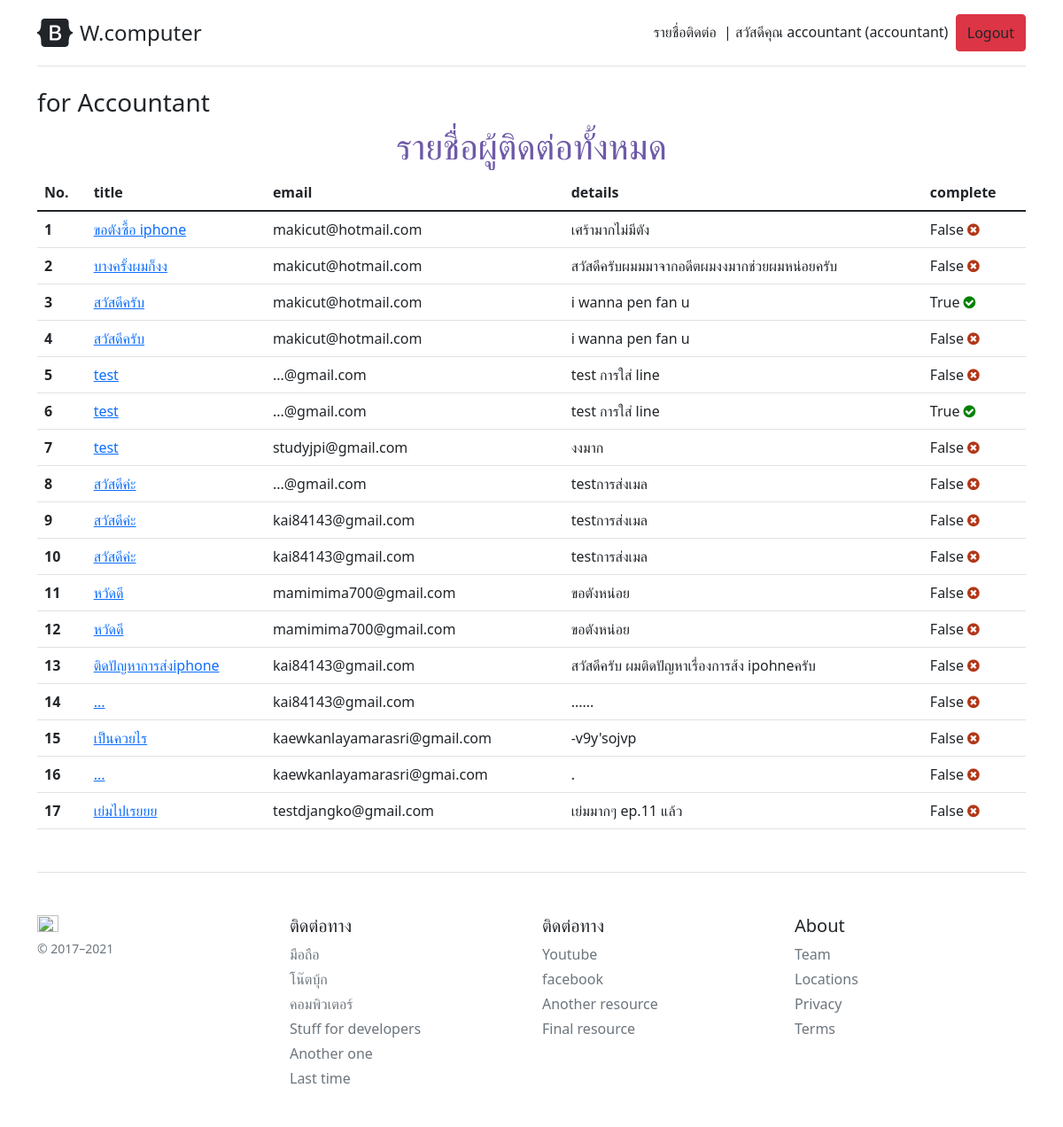
The app's page /accountant/ (signed in), older data.
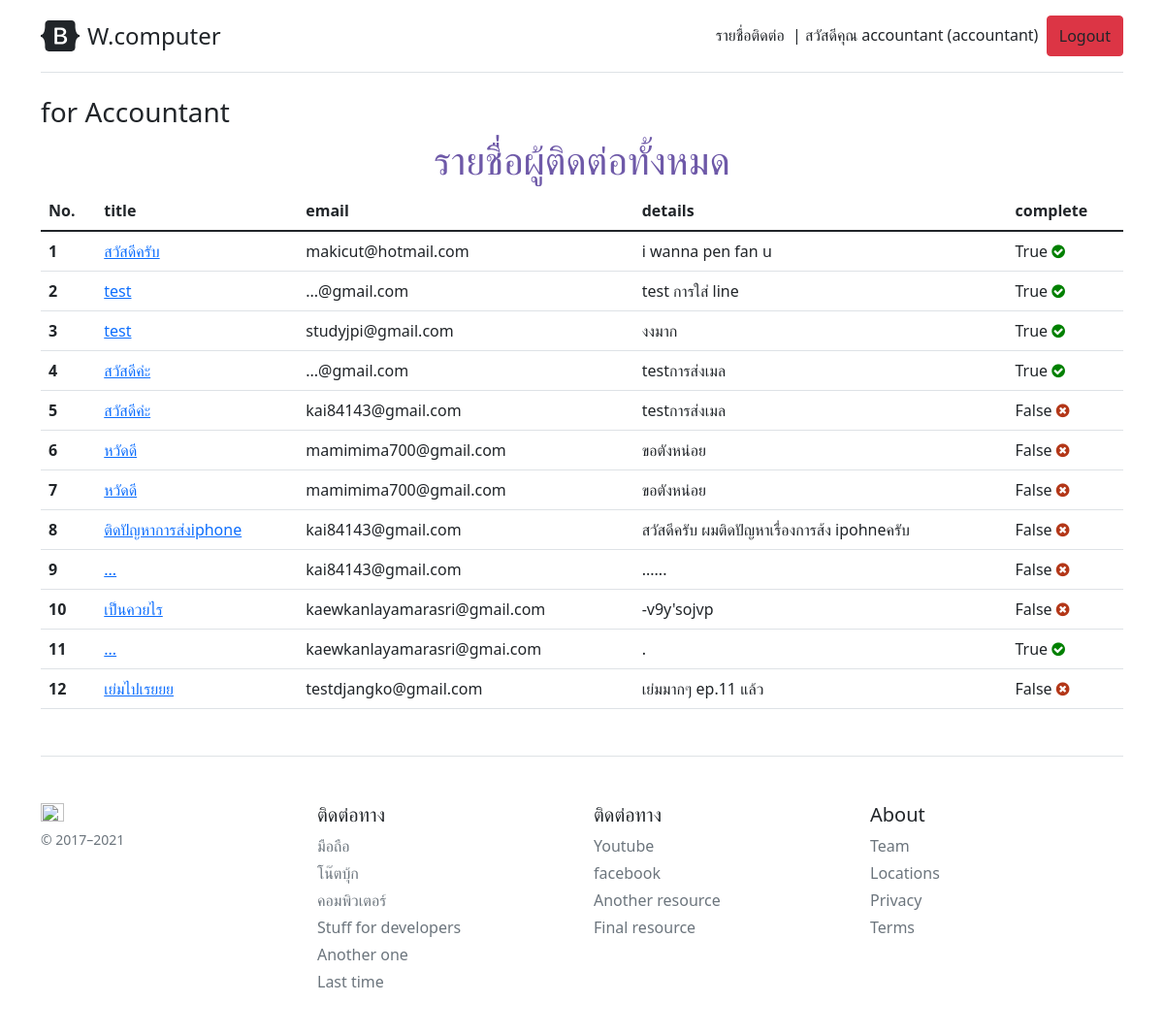
The same page, newer data.
### company/models.py (models this page shows, shortened)
class Profile(models.Model):
    user = models.OneToOneField(User,on_delete=models.CASCADE)
    usertype = models.CharField(max_length=100,default='member')
    point = models.IntegerField(default=0)
    mobile = models.CharField(max_length=20,null=True,blank=True)
    verified = models.BooleanField(default=False)
    verify_token = models.CharField(max_length = 50,default = 'No token')

class ContactList(models.Model):
    title = models.CharField(max_length=200)
    email = models.CharField(max_length=200)
    detail = models.TextField(null=True, blank=True)
    complete  = models.BooleanField(default=False) #บอกว่าเราจัดการกับรายการนี้เรียบร้อยแล้ว

### company/views.py (the view)
# urls.py: path('accountant/',Accountant,name = 'accountant-page'), #www.W.computer/accuntat
@login_required
def Accountant(request):
    allow_user = ['accountant','admin']
    if request.user.profile.usertype not in allow_user:
        return redirect('home-page')
    contact = ContactList.objects.all() # ดึง ContactListมาใช้
    context = {'contact':contact}
    return render(request, 'company/accountant.html',context)

### company/template/company/accountant.html (shortened to what this page needs)
{% extends 'company/base.html'%}
{%block content %}
<h3>for Accountant </h3>
<center>
    <h1 style="color: #6e59a8 ;">
            รายชื่อผู้ติดต่อทั้งหมด
    </h1>
</center>
<table class="table">
    <thead class="thead-dark">
        <tr>
            <th scope="col">No.</th>
            <th scope="col">title</th>
            <th scope="col">email</th>
            <th scope="col">details</th>
            <th scope="col">complete</th>
        </tr>
    </thead>
    <tbody>
        {% for ct in contact %}
        <tr>
            <th scope="row">{{forloop.counter}}</th>
            <td><a href="{% url 'action-page' ct.id %}">{{ct.title}}</a></td>
            <td>{{ct.email}}</td>
            <td>{{ct.detail}}</td>
            {% if ct.complete == True %}
                <td>{{ct.complete}} <i class="fa fa-check-circle" style="font-size:16px;color:green"></i></td>
            {% else %}
                <td>{{ct.complete}} <i class="fa fa-times-circle" style="font-size:16px;color:rgb(179, 55, 24)"></i></td>
            {% endif %}
        </tr>
        {% endfor %}
    </tbody>
</table>
{% endblock content %}

### company/template/company/base.html (shortened to what this page needs)
{% load static %}
<!doctype html>
<html lang="en">
  <head>
<link rel="stylesheet" href="https://cdn.jsdelivr.net/npm/bootstrap@5.1.3/dist/css/bootstrap.min.css">
<link rel="stylesheet" href="https://cdnjs.cloudflare.com/ajax/libs/font-awesome/4.7.0/css/font-awesome.min.css">
    <link href="https://getbootstrap.com/docs/5.1/examples/pricing/pricing.css" rel="stylesheet">
  </head>
  <body>
<div class="container py-3">
  <header>
    <div class="d-flex flex-column flex-md-row align-items-center pb-3 mb-4 border-bottom">
      <a href="/" class="d-flex align-items-center text-dark text-decoration-none">
        <span class="fs-4">W.computer</span>
      </a>
      <nav class="d-inline-flex mt-2 mt-md-0 ms-md-auto">
        {% if user.profile.usertype == "accountant"%}
          <a class = "py-2 text-dark text-decoration-none" href="{% url 'accountant-page' %}">รายชื่อติดต่อ </a>
        {%  endif %}
        {% if user.is_authenticated %}
          &nbsp;&nbsp;<a class="py-2 text-dark text-decoration-none " href="{% url 'profile-page' %}">| สวัสดีคุณ {{user.first_name}} {{user.last_name}}
            ({{user.profile.usertype}})</a>
          &nbsp;&nbsp;<a class="py-2 text-dark text-decoration-none btn btn-danger" href="{% url 'logout' %}">Logout</a>
        {% else %}
          &nbsp;&nbsp;<a class="py-2 text-dark text-decoration-none btn btn-primary" href="{% url 'login' %}">Login</a>
        {% endif %}
      </nav>
    </div>
  </header>
  <main>
    {% block content %}
    {% endblock content %}
  </main>
  <footer class="pt-4 my-md-5 pt-md-5 border-top">
    <div class="row">
      <div class="col-12 col-md">
        <img class="mb-2" src="https://getbootstrap.com/docs/5.1/assets/brand/bootstrap-logo.svg" alt="" width="24" height="19">
        <small class="d-block mb-3 text-muted">&copy; 2017–2021</small>
      </div>
      <div class="col-6 col-md">
        <h5>ติดต่อทาง</h5>
        <ul class="list-unstyled text-small">
          <li class="mb-1"><a class="link-secondary text-decoration-none" href="#">มือถือ</a></li>
          <li class="mb-1"><a class="link-secondary text-decoration-none" href="#">โน๊ตบุ้ก</a></li>
          <li class="mb-1"><a class="link-secondary text-decoration-none" href="#">คอมพิวเตอร์ </a></li>
          <li class="mb-1"><a class="link-secondary text-decoration-none" href="#">Stuff for developers</a></li>
          <li class="mb-1"><a class="link-secondary text-decoration-none" href="#">Another one</a></li>
          <li class="mb-1"><a class="link-secondary text-decoration-none" href="#">Last time</a></li>
        </ul>
      </div>
      <div class="col-6 col-md">
        <h5>ติดต่อทาง</h5>
        <ul class="list-unstyled text-small">
          <li class="mb-1"><a class="link-secondary text-decoration-none"  target="_blank" href="https://www.youtube.com/channel/UCm03p8JqLg8tsljn0L4FfHg">Youtube</a></li>
          <li class="mb-1"><a class="link-secondary text-decoration-none" href="#">facebook</a></li>
          <li class="mb-1"><a class="link-secondary text-decoration-none" href="#">Another resource</a></li>
          <li class="mb-1"><a class="link-secondary text-decoration-none" href="#">Final resource</a></li>
        </ul>
      </div>
      <div class="col-6 col-md">
        <h5>About</h5>
        <ul class="list-unstyled text-small">
          <li class="mb-1"><a class="link-secondary text-decoration-none" href="{% url 'my-team' %}">Team</a></li>
          <li class="mb-1"><a class="link-secondary text-decoration-none" href="#">Locations</a></li>
          <li class="mb-1"><a class="link-secondary text-decoration-none" href="#">Privacy</a></li>
          <li class="mb-1"><a class="link-secondary text-decoration-none" href="#">Terms</a></li>
        </ul>
      </div>
    </div>
  </footer>
</div>
  </body>
</html>

Row changes from the older to the newer data that the page shows:
removed ContactList: title "ขอตังซื้อ iphone", email "makicut@hotmail.com", detail "เศร้ามากไม่มีตัง", complete "False"
removed ContactList: title "บางครั้งผมก็งง", email "makicut@hotmail.com", detail "สวัสดีครับผมมมาจากอดีตผมงงมากช่วยผมหน่อยครับ", complete "False"
removed ContactList: title "สวัสดีครับ", email "makicut@hotmail.com", detail "i wanna pen fan u", complete "False"
removed ContactList: title "test", email "...@gmail.com", detail "test การใส่ line", complete "False"
removed ContactList: title "สวัสดีค่ะ", email "kai84143@gmail.com", detail "testการส่งเมล", complete "False"
changed ContactList "studyjpi@gmail.com": complete "False" → "True"
changed ContactList (number 4 of 12 on the later page): complete "False" → "True"
changed ContactList "kaewkanlayamarasri@gmai.com": complete "False" → "True"
